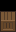

Below is a game level as drawn by its tile map, then a one-line description and the .tmx file that defines it, in full:
An orthogonal 1x2 tile map with 16x16 px tiles, 1 tile layer (Objetos).

<map version="1.0" tiledversion="2017.07.26" orientation="orthogonal" renderorder="right-down" width="1" height="2" tilewidth="16" tileheight="16" nextobjectid="1">
 <tileset firstgid="1" source="tileset.tsx" />
 <layer name="Objetos" width="1" height="2">
  <data>
   <tile gid="102" />
   <tile gid="118" />
  </data>
 </layer>
</map>
